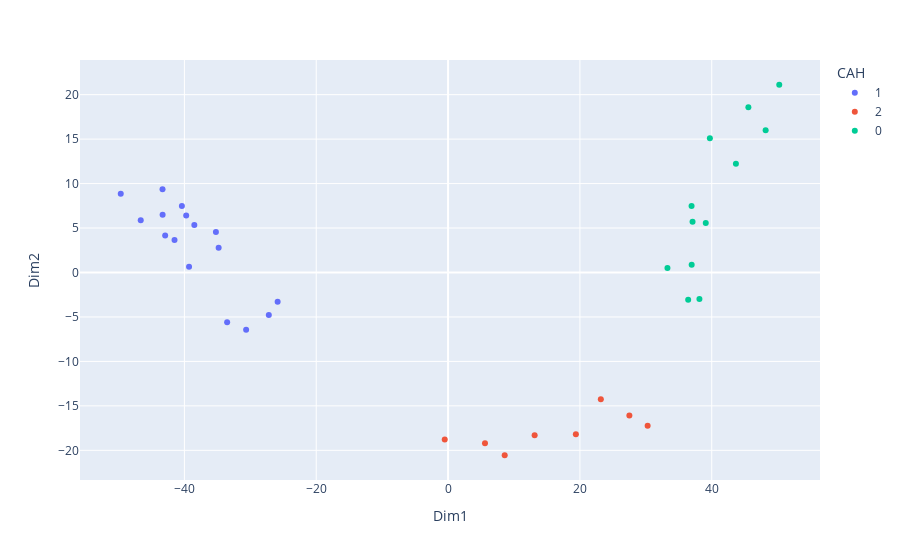

Notebook source saved alongside this figure:
### Code cell
# représentation dans les plans de l'ACP
pca_df = pd.DataFrame({
    "Dim1" : acp[:,0], 
    "Dim2" : acp[:,1],
    "CAH" : pd.Categorical(modelfin.labels_)
})
fig=px.scatter(pca_df,x="Dim1", y="Dim2",color="CAH")
fig.show()

### Figure 1 — Plotly figure (JSON) as saved in the notebook; plotly's stock layout.template omitted (floating-point values rounded to 4 significant figures)
{"data": [{"hovertemplate": "CAH=1<br>Dim1=%{x}<br>Dim2=%{y}<extra></extra>", "legendgroup": "1", "marker": {"color": "#636efa", "symbol": "circle"}, "mode": "markers", "name": "1", "orientation": "v", "showlegend": true, "type": "scatter", "x": [-42.92, -39.29, -38.49, -35.22, -40.38, -43.32, -33.52, -30.63, -39.73, -41.5, -34.8, -43.31, -46.62, -49.66, -27.19, -25.85], "xaxis": "x", "y": [4.164, 0.6399, 5.336, 4.543, 7.481, 9.363, -5.595, -6.446, 6.422, 3.658, 2.787, 6.499, 5.886, 8.861, -4.771, -3.278], "yaxis": "y"}, {"hovertemplate": "CAH=2<br>Dim1=%{x}<br>Dim2=%{y}<extra></extra>", "legendgroup": "2", "marker": {"color": "#EF553B", "symbol": "circle"}, "mode": "markers", "name": "2", "orientation": "v", "showlegend": true, "type": "scatter", "x": [-0.5086, 30.28, 5.601, 23.17, 8.591, 19.39, 13.13, 27.5], "xaxis": "x", "y": [-18.79, -17.24, -19.2, -14.26, -20.55, -18.19, -18.29, -16.09], "yaxis": "y"}, {"hovertemplate": "CAH=0<br>Dim1=%{x}<br>Dim2=%{y}<extra></extra>", "legendgroup": "0", "marker": {"color": "#00cc96", "symbol": "circle"}, "mode": "markers", "name": "0", "orientation": "v", "showlegend": true, "type": "scatter", "x": [36.43, 37.09, 48.18, 38.13, 39.09, 39.72, 33.28, 36.94, 45.56, 36.96, 43.67, 50.24], "xaxis": "x", "y": [-3.068, 5.713, 15.99, -2.982, 5.555, 15.11, 0.4975, 7.466, 18.57, 0.8579, 12.24, 21.11], "yaxis": "y"}], "layout": {"legend": {"title": {"text": "CAH"}, "tracegroupgap": 0}, "margin": {"t": 60}, "xaxis": {"anchor": "y", "domain": [0, 1], "title": {"text": "Dim1"}}, "yaxis": {"anchor": "x", "domain": [0, 1], "title": {"text": "Dim2"}}}}
